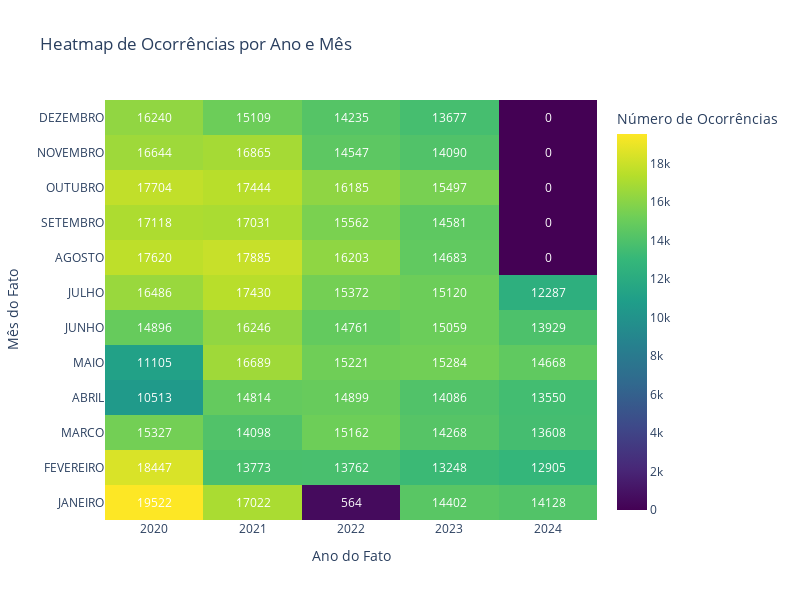

Notebook source saved alongside this figure:
### Code cell
month_mapping = {
    'JANEIRO': 1, 'FEVEREIRO': 2, 'MARCO': 3, 'ABRIL': 4, 'MAIO': 5, 'JUNHO': 6,
    'JULHO': 7, 'AGOSTO': 8, 'SETEMBRO': 9, 'OUTUBRO': 10, 'NOVEMBRO': 11, 'DEZEMBRO': 12
}
df_heat= df.copy()
df_heat['MÊS DO FATO'] = df_heat['MÊS DO FATO'].replace(month_mapping)

# Agregar dados por ano e mês
heatmap_data = df_heat.groupby(['ANO DO FATO', 'MÊS DO FATO']).size().unstack(fill_value=0).T

fig = go.Figure(data=go.Heatmap(
    z=heatmap_data.values,
    x=heatmap_data.columns,
    y=heatmap_data.index,
    colorscale='Viridis',
    colorbar=dict(title='Número de Ocorrências'),
    text=heatmap_data.values,        
    texttemplate='%{text:.0f}',       
    textfont=dict(size=12, color='white')  
))

# Adicionar títulos e rótulos
fig.update_layout(
    title='Heatmap de Ocorrências por Ano e Mês',
    xaxis_title='Ano do Fato',
    yaxis_title='Mês do Fato',
    yaxis=dict(tickmode='array', tickvals=list(range(1, 13)), ticktext=list(month_mapping.keys())),
    xaxis=dict(tickmode='linear'),
    autosize=False,
    width=800,
    height=600
)

# Mostrar o heatmap
fig.show()

### Figure 1 — Plotly figure (JSON) as saved in the notebook; plotly's stock layout.template omitted (floating-point values rounded to 4 significant figures)
{"data": [{"colorbar": {"title": {"text": "Número de Ocorrências"}}, "colorscale": [[0, "#440154"], [0.1111, "#482878"], [0.2222, "#3e4989"], [0.3333, "#31688e"], [0.4444, "#26828e"], [0.5556, "#1f9e89"], [0.6667, "#35b779"], [0.7778, "#6ece58"], [0.8889, "#b5de2b"], [1, "#fde725"]], "text": [[19522, 17022, 564, 14402, 14128], [18447, 13773, 13762, 13248, 12905], [15327, 14098, 15162, 14268, 13608], [10513, 14814, 14899, 14086, 13550], [11105, 16689, 15221, 15284, 14668], [14896, 16246, 14761, 15059, 13929], [16486, 17430, 15372, 15120, 12287], [17620, 17885, 16203, 14683, 0], [17118, 17031, 15562, 14581, 0], [17704, 17444, 16185, 15497, 0], [16644, 16865, 14547, 14090, 0], [16240, 15109, 14235, 13677, 0]], "textfont": {"color": "white", "size": 12}, "texttemplate": "%{text:.0f}", "type": "heatmap", "x": [2020, 2021, 2022, 2023, 2024], "y": [1, 2, 3, 4, 5, 6, 7, 8, 9, 10, 11, 12], "z": [[19522, 17022, 564, 14402, 14128], [18447, 13773, 13762, 13248, 12905], [15327, 14098, 15162, 14268, 13608], [10513, 14814, 14899, 14086, 13550], [11105, 16689, 15221, 15284, 14668], [14896, 16246, 14761, 15059, 13929], [16486, 17430, 15372, 15120, 12287], [17620, 17885, 16203, 14683, 0], [17118, 17031, 15562, 14581, 0], [17704, 17444, 16185, 15497, 0], [16644, 16865, 14547, 14090, 0], [16240, 15109, 14235, 13677, 0]]}], "layout": {"autosize": false, "height": 600, "title": {"text": "Heatmap de Ocorrências por Ano e Mês"}, "width": 800, "xaxis": {"tickmode": "linear", "title": {"text": "Ano do Fato"}}, "yaxis": {"tickmode": "array", "ticktext": ["JANEIRO", "FEVEREIRO", "MARCO", "ABRIL", "MAIO", "JUNHO", "JULHO", "AGOSTO", "SETEMBRO", "OUTUBRO", "NOVEMBRO", "DEZEMBRO"], "tickvals": [1, 2, 3, 4, 5, 6, 7, 8, 9, 10, 11, 12], "title": {"text": "Mês do Fato"}}}}
